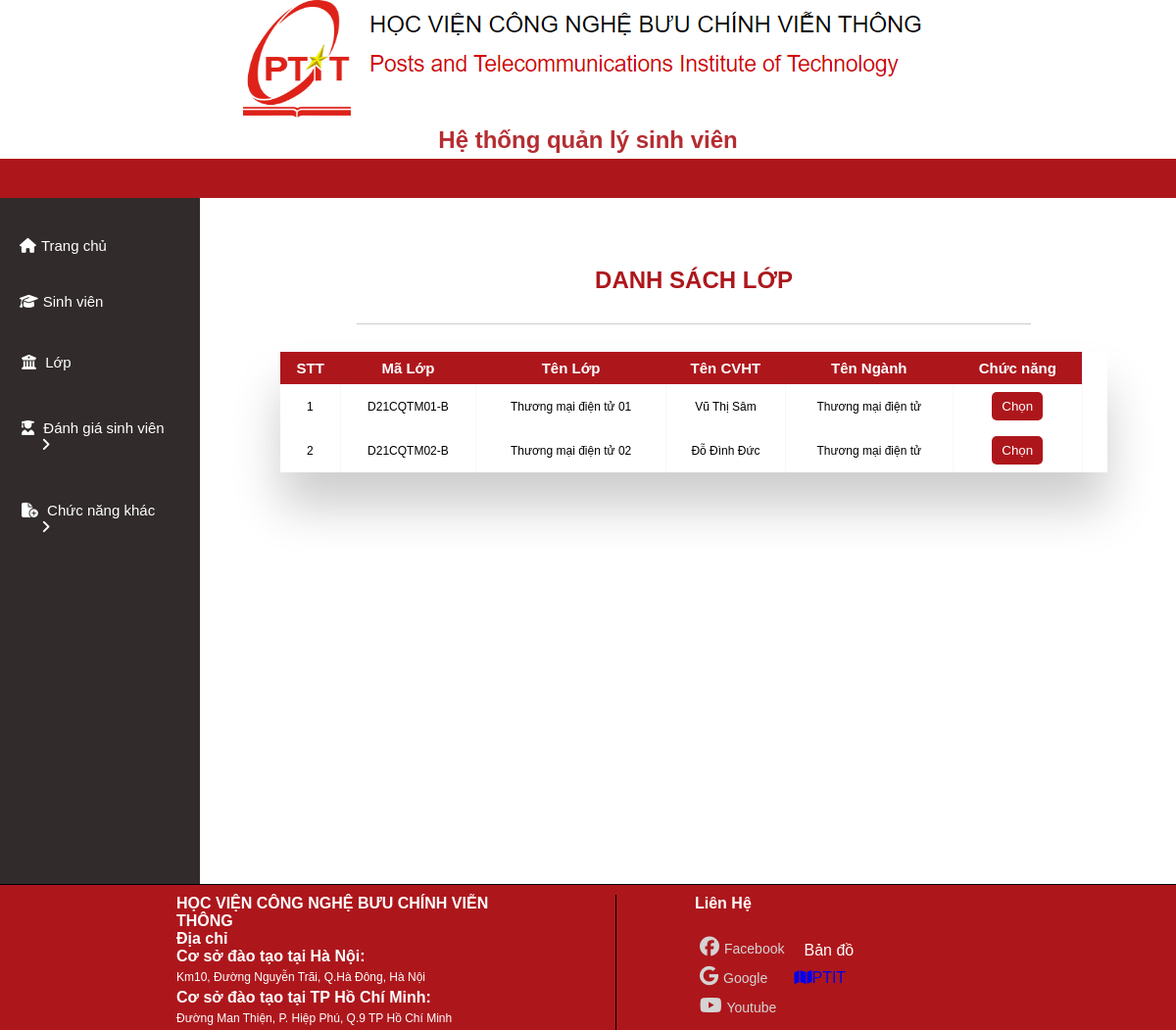
The app's page /quanlylop/lop.php?id=7340122 with its own data.
### tables this page shows
CREATE TABLE `lop` (
  `MaLop` varchar(255) NOT NULL,
  `TenLop` varchar(255) NOT NULL,
  `MaNganh` varchar(255) NOT NULL,
  `MaGV` varchar(255) NOT NULL
);

CREATE TABLE `gvcn` (
  `MaGV` varchar(255) NOT NULL,
  `TenGV` varchar(255) NOT NULL,
  `SDT` varchar(255) NOT NULL,
  `Email` varchar(255) NOT NULL
);

CREATE TABLE `nganh` (
  `MaNganh` varchar(255) NOT NULL,
  `TenNganh` varchar(255) NOT NULL,
  `MaKhoa` varchar(255) NOT NULL
);

### quanlylop/lop.php (the view, shortened to what this page needs)
<?php
    $conn = mysqli_connect("localhost", "root", "", "qlsv") or die("Connection failed !");
    mysqli_set_charset($conn, 'utf8');
    $id = $_GET["id"];
    $sql = "select * from lop join nganh on nganh.MaNganh = lop.MaNganh
            join gvcn on gvcn.MaGV = lop.MaGV where lop.MaNganh = '$id' ";
    $qr = mysqli_query($conn, $sql);
?>
<!DOCTYPE html>
<html lang="en">
<head>
    <link rel="stylesheet"
          href="../styleAdmin.css?v=1.0">
    <link rel="stylesheet"
          href="https://cdnjs.cloudflare.com/ajax/libs/font-awesome/6.1.1/css/all.min.css">
</head>
<body>
    <?php include("../header.php"); ?>
    <?php include("../nav.php"); ?>
    <section>
        <div class="section-contain">
            <?php include("../menu.php"); ?>
            <div id="showFunction">
                <div class="head_title">
                    <h1>DANH SÁCH LỚP</h1>
                </div>
                <br>
                <div class="table-wrapper">
                    <table class="fl-table tt">
                        <thead>
                            <tr>
                                <th>STT</th>
                                <th>Mã Lớp</th>
                                <th>Tên Lớp</th>
                                <th>Tên CVHT</th>
                                <th>Tên Ngành</th>
                                <th>Chức năng</th>
                            </tr>
                        </thead>
                        <?php
            $i = 0;
            while($item  = mysqli_fetch_array($qr)){ ?>
                        <tbody>
                            <tr>
                                <td><?php $i++; echo $i; ?></td>
                                <td><?php echo $item['MaLop']; ?></td>
                                <td><?php echo $item['TenLop']; ?></td>
                                <td><?php echo $item['TenGV']; ?></td>
                                <td><?php echo $item['TenNganh']; ?></td>
                                <td>
                                    <form method="POST"
                                          action="">
                                        <button value="<?php echo $item['MaLop']; ?>"
                                                type="submit"
                                                name="submit1"
                                                class="btn-submit-css">Chọn</button>
                                    </form>
                                </td>
                            </tr>
                        </tbody>
                        <?php } ?>
                    </table>
                </div>
                <br>
            </div>
        </div>
    </section>
    <?php include("../footer.php"); ?>
</body>
</html>

### styleAdmin.css (style rules this page uses)
* { padding: 0; margin: 0; box-sizing: border-box; font-family: sans-serif; }
section { text-align: center; }
#showFunction { margin: 40px 0 0 5px; height: 100%; float: right; width: 82%; border-radius: 5px; }
.table-wrapper { margin: 10px 70px 70px; box-shadow: 0px 35px 50px rgba(0, 0, 0, 0.2); }
.fl-table { border-radius: 5px; font-size: 15px; font-weight: normal; border: none; width: 97%; border-collapse: collapse; white-space: nowrap; background-color: white; margin-right: 10px; }
.fl-table td, .fl-table th { text-align: center; padding: 8px; }
.fl-table td { border-right: 1px solid #f8f8f8; font-size: 12px; }
.fl-table thead th { color: #ffffff; background: rgb(173, 23, 28); }
.fl-table thead th:nth-child(odd) { color: #ffffff; background: rgb(173, 23, 28); }
h1 { margin: 30px; color: rgb(173, 23, 28); }
.head_title { margin: 0 auto; width: 70%; align-items: center; text-align: center; border-bottom: 1px solid #ccc; }
.btn-submit-css { padding: 7px 10px; border: none; background-color: rgb(173, 23, 28); color: white; border-radius: 5px; cursor: pointer; }

### records on screen
lop: MaLop "D21CQTM01-B", TenLop "Thương mại điện tử 01", MaGV.TenGV "Vũ Thị Sâm", MaNganh.TenNganh "Thương mại điện tử"
lop: MaLop "D21CQTM02-B", TenLop "Thương mại điện tử 02", MaGV.TenGV "Đỗ Đình Đức", MaNganh.TenNganh "Thương mại điện tử"
